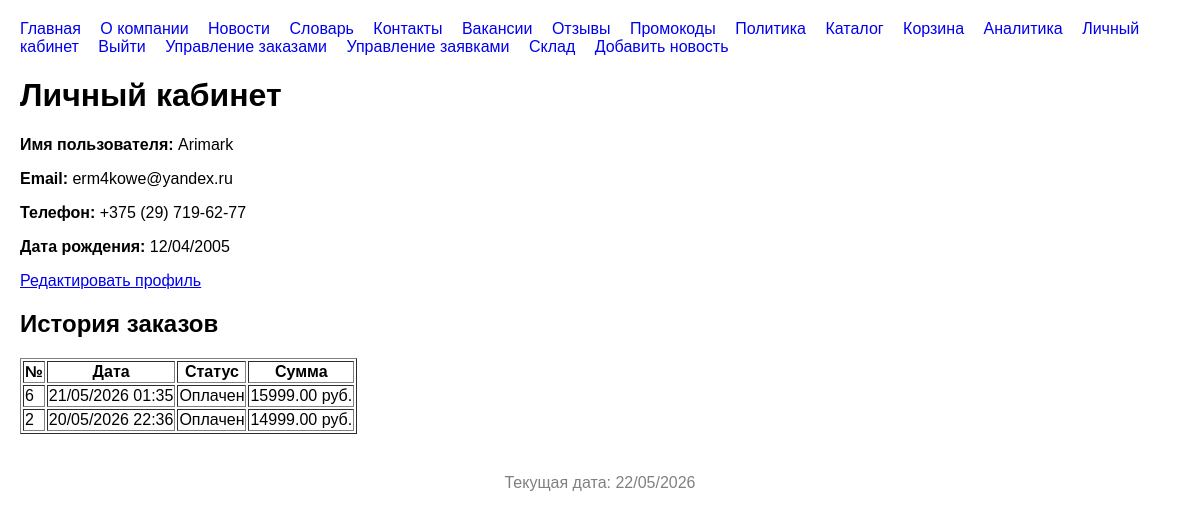
Before: /profile/ (signed in) with the older database file.
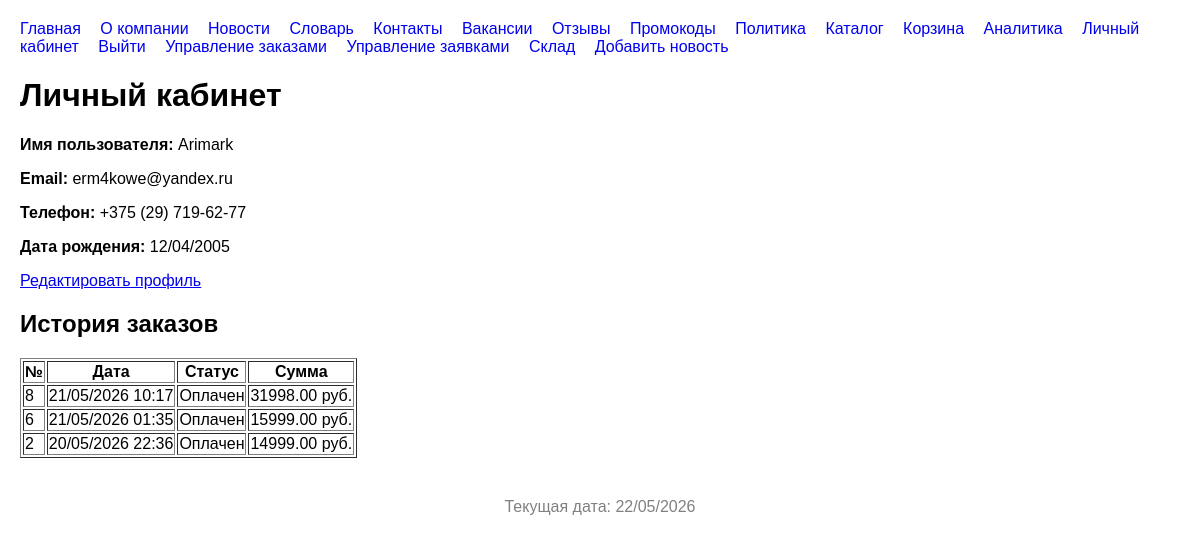
After: the same page with the newer database file.
### store/models.py (models this page shows, shortened)
class Order(models.Model):
    STATUS_CHOICES = [
        ('pending', 'Ожидает оплаты'),
        ('paid', 'Оплачен'),
        ('shipped', 'Отправлен'),
        ('delivered', 'Доставлен'),
        ('cancelled', 'Отменён'),
    ]
    user = models.ForeignKey(User, on_delete=models.CASCADE, related_name='orders')
    created_at = models.DateTimeField(auto_now_add=True)
    updated_at = models.DateTimeField(auto_now=True)
    status = models.CharField(max_length=20, choices=STATUS_CHOICES, default='pending')
    promo = models.ForeignKey(PromoCode, on_delete=models.SET_NULL, null=True, blank=True)
    total_amount = models.DecimalField(max_digits=10, decimal_places=2, default=0)

### store/views.py (the view)
# urls.py: path('profile/', views.profile, name='profile'),
@login_required
def profile(request):
    user = request.user
    orders = Order.objects.filter(user=user).order_by('-created_at')
    return render(request, 'profile.html', {'user': user, 'orders': orders})

### templates/profile.html (shortened to what this page needs)
{% extends 'base.html' %}
{% block content %}
<h1>Личный кабинет</h1>
<p><strong>Имя пользователя:</strong> {{ user.username }}</p>
<p><strong>Email:</strong> {{ user.email }}</p>
<p><strong>Телефон:</strong> {{ user.phone }}</p>
<p><strong>Дата рождения:</strong> {{ user.birth_date|date:"d/m/Y" }}</p>
<a href="{% url 'profile_edit' %}">Редактировать профиль</a>
<h2>История заказов</h2>
{% if orders %}
    <table border="1">
        <tr><th>№</th><th>Дата</th><th>Статус</th><th>Сумма</th></tr>
        {% for order in orders %}
        <tr>
            <td>{{ order.id }}</td>
            <td>{{ order.created_at|date:"d/m/Y H:i" }}</td>
            <td>{{ order.get_status_display }}</td>
            <td>{{ order.total_amount }} руб.</td>
        </tr>
        {% endfor %}
    </table>
{% else %}
    <p>Пока нет заказов.</p>
{% endif %}
{% endblock %}

Changed rows visible on the page:
added Order: id "8", created_at "21/05/2026 10:17", status "Оплачен", total_amount "31998.00"
